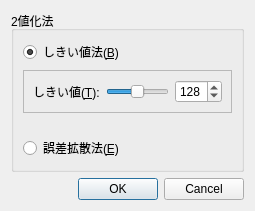
<?xml version="1.0" encoding="UTF-8"?>
<ui version="4.0">
 <class>To1BitDialog</class>
 <widget class="QDialog" name="To1BitDialog">
  <property name="geometry">
   <rect>
    <x>0</x>
    <y>0</y>
    <width>255</width>
    <height>211</height>
   </rect>
  </property>
  <property name="windowTitle">
   <string>2値化</string>
  </property>
  <property name="sizeGripEnabled">
   <bool>false</bool>
  </property>
  <property name="modal">
   <bool>true</bool>
  </property>
  <layout class="QVBoxLayout" name="verticalLayout_2">
   <item>
    <widget class="QGroupBox" name="groupBox">
     <property name="title">
      <string>2値化法</string>
     </property>
     <layout class="QVBoxLayout" name="verticalLayout">
      <item>
       <widget class="QRadioButton" name="radioButtonB">
        <property name="enabled">
         <bool>true</bool>
        </property>
        <property name="text">
         <string>しきい値法(&amp;B)</string>
        </property>
        <property name="checked">
         <bool>true</bool>
        </property>
       </widget>
      </item>
      <item>
       <widget class="QFrame" name="frame">
        <property name="enabled">
         <bool>true</bool>
        </property>
        <property name="frameShape">
         <enum>QFrame::StyledPanel</enum>
        </property>
        <property name="frameShadow">
         <enum>QFrame::Raised</enum>
        </property>
        <layout class="QHBoxLayout" name="horizontalLayout_2">
         <item>
          <widget class="QLabel" name="label">
           <property name="text">
            <string>しきい値(&amp;T):</string>
           </property>
           <property name="buddy">
            <cstring>spinBoxT</cstring>
           </property>
          </widget>
         </item>
         <item>
          <layout class="QHBoxLayout" name="horizontalLayout">
           <item>
            <widget class="QSlider" name="sliderT">
             <property name="focusPolicy">
              <enum>Qt::ClickFocus</enum>
             </property>
             <property name="maximum">
              <number>256</number>
             </property>
             <property name="value">
              <number>128</number>
             </property>
             <property name="orientation">
              <enum>Qt::Horizontal</enum>
             </property>
            </widget>
           </item>
           <item>
            <widget class="QSpinBox" name="spinBoxT">
             <property name="maximum">
              <number>256</number>
             </property>
             <property name="value">
              <number>128</number>
             </property>
            </widget>
           </item>
          </layout>
         </item>
        </layout>
       </widget>
      </item>
      <item>
       <spacer name="verticalSpacer">
        <property name="orientation">
         <enum>Qt::Vertical</enum>
        </property>
        <property name="sizeHint" stdset="0">
         <size>
          <width>20</width>
          <height>40</height>
         </size>
        </property>
       </spacer>
      </item>
      <item>
       <widget class="QRadioButton" name="radioButtonE">
        <property name="text">
         <string>誤差拡散法(&amp;E)</string>
        </property>
       </widget>
      </item>
     </layout>
    </widget>
   </item>
   <item>
    <widget class="QDialogButtonBox" name="buttonBox">
     <property name="orientation">
      <enum>Qt::Horizontal</enum>
     </property>
     <property name="standardButtons">
      <set>QDialogButtonBox::Cancel|QDialogButtonBox::Ok</set>
     </property>
    </widget>
   </item>
  </layout>
 </widget>
 <tabstops>
  <tabstop>radioButtonB</tabstop>
  <tabstop>sliderT</tabstop>
  <tabstop>spinBoxT</tabstop>
  <tabstop>radioButtonE</tabstop>
  <tabstop>buttonBox</tabstop>
 </tabstops>
 <resources/>
 <connections>
  <connection>
   <sender>buttonBox</sender>
   <signal>accepted()</signal>
   <receiver>To1BitDialog</receiver>
   <slot>accept()</slot>
   <hints>
    <hint type="sourcelabel">
     <x>164</x>
     <y>349</y>
    </hint>
    <hint type="destinationlabel">
     <x>157</x>
     <y>98</y>
    </hint>
   </hints>
  </connection>
  <connection>
   <sender>buttonBox</sender>
   <signal>rejected()</signal>
   <receiver>To1BitDialog</receiver>
   <slot>reject()</slot>
   <hints>
    <hint type="sourcelabel">
     <x>164</x>
     <y>349</y>
    </hint>
    <hint type="destinationlabel">
     <x>260</x>
     <y>98</y>
    </hint>
   </hints>
  </connection>
  <connection>
   <sender>radioButtonB</sender>
   <signal>toggled(bool)</signal>
   <receiver>frame</receiver>
   <slot>setEnabled(bool)</slot>
   <hints>
    <hint type="sourcelabel">
     <x>89</x>
     <y>48</y>
    </hint>
    <hint type="destinationlabel">
     <x>208</x>
     <y>73</y>
    </hint>
   </hints>
  </connection>
  <connection>
   <sender>sliderT</sender>
   <signal>valueChanged(int)</signal>
   <receiver>spinBoxT</receiver>
   <slot>setValue(int)</slot>
   <hints>
    <hint type="sourcelabel">
     <x>153</x>
     <y>85</y>
    </hint>
    <hint type="destinationlabel">
     <x>195</x>
     <y>87</y>
    </hint>
   </hints>
  </connection>
  <connection>
   <sender>spinBoxT</sender>
   <signal>valueChanged(int)</signal>
   <receiver>sliderT</receiver>
   <slot>setValue(int)</slot>
   <hints>
    <hint type="sourcelabel">
     <x>222</x>
     <y>83</y>
    </hint>
    <hint type="destinationlabel">
     <x>173</x>
     <y>85</y>
    </hint>
   </hints>
  </connection>
 </connections>
 <slots>
  <signal>thresholdChanged(int)</signal>
  <slot>setThreshold(int)</slot>
 </slots>
</ui>
